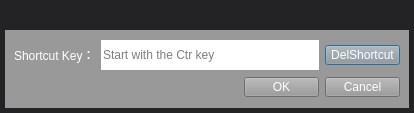
<?xml version="1.0" encoding="UTF-8"?>
<ui version="4.0">
 <class>SetShortcutKeyUI</class>
 <widget class="QDialog" name="SetShortcutKeyUI">
  <property name="geometry">
   <rect>
    <x>0</x>
    <y>0</y>
    <width>414</width>
    <height>113</height>
   </rect>
  </property>
  <property name="windowTitle">
   <string>ButelLive</string>
  </property>
  <property name="styleSheet">
   <string notr="true">background-color: rgb(35, 35, 37);</string>
  </property>
  <layout class="QGridLayout" name="gridLayout_2">
   <property name="leftMargin">
    <number>5</number>
   </property>
   <property name="topMargin">
    <number>0</number>
   </property>
   <property name="rightMargin">
    <number>5</number>
   </property>
   <property name="bottomMargin">
    <number>5</number>
   </property>
   <property name="verticalSpacing">
    <number>0</number>
   </property>
   <item row="0" column="0">
    <widget class="TitleBar" name="m_pTitleLbl" native="true">
     <property name="sizePolicy">
      <sizepolicy hsizetype="Preferred" vsizetype="Maximum">
       <horstretch>0</horstretch>
       <verstretch>0</verstretch>
      </sizepolicy>
     </property>
     <property name="minimumSize">
      <size>
       <width>0</width>
       <height>30</height>
      </size>
     </property>
     <property name="maximumSize">
      <size>
       <width>16777215</width>
       <height>30</height>
      </size>
     </property>
    </widget>
   </item>
   <item row="1" column="0">
    <widget class="QWidget" name="widget" native="true">
     <property name="styleSheet">
      <string notr="true">background-color: rgb(153, 153, 153);</string>
     </property>
     <layout class="QGridLayout" name="gridLayout">
      <item row="0" column="0">
       <layout class="QHBoxLayout" name="horizontalLayout_2">
        <item>
         <widget class="QLabel" name="label">
          <property name="styleSheet">
           <string notr="true">color: rgb(255, 255, 255);</string>
          </property>
          <property name="text">
           <string>Shortcut Key：</string>
          </property>
         </widget>
        </item>
        <item>
         <widget class="QLineEdit" name="m_pLineEditInputName">
          <property name="sizePolicy">
           <sizepolicy hsizetype="Expanding" vsizetype="Maximum">
            <horstretch>0</horstretch>
            <verstretch>0</verstretch>
           </sizepolicy>
          </property>
          <property name="minimumSize">
           <size>
            <width>0</width>
            <height>30</height>
           </size>
          </property>
          <property name="maximumSize">
           <size>
            <width>16777215</width>
            <height>30</height>
           </size>
          </property>
          <property name="styleSheet">
           <string notr="true">background-color: rgb(255, 255, 255);
color: rgb(0, 0, 0);
font: 75 11pt &quot;微软雅黑&quot;;
border:1px;</string>
          </property>
          <property name="text">
           <string/>
          </property>
          <property name="readOnly">
           <bool>false</bool>
          </property>
          <property name="placeholderText">
           <string>Start with the Ctr key</string>
          </property>
         </widget>
        </item>
        <item>
         <widget class="QPushButton" name="pushButton">
          <property name="minimumSize">
           <size>
            <width>75</width>
            <height>20</height>
           </size>
          </property>
          <property name="maximumSize">
           <size>
            <width>75</width>
            <height>20</height>
           </size>
          </property>
          <property name="styleSheet">
           <string notr="true">color: rgb(255, 255, 255);
border-image: url(:/images/btn_back.png);</string>
          </property>
          <property name="text">
           <string>DelShortcut</string>
          </property>
         </widget>
        </item>
       </layout>
      </item>
      <item row="1" column="0">
       <layout class="QHBoxLayout" name="horizontalLayout">
        <item>
         <spacer name="horizontalSpacer">
          <property name="orientation">
           <enum>Qt::Horizontal</enum>
          </property>
          <property name="sizeHint" stdset="0">
           <size>
            <width>40</width>
            <height>20</height>
           </size>
          </property>
         </spacer>
        </item>
        <item>
         <widget class="QPushButton" name="m_pBtnOk">
          <property name="minimumSize">
           <size>
            <width>75</width>
            <height>20</height>
           </size>
          </property>
          <property name="maximumSize">
           <size>
            <width>75</width>
            <height>20</height>
           </size>
          </property>
          <property name="styleSheet">
           <string notr="true">color: rgb(255, 255, 255);
border-image: url(:/images/btn_back.png);</string>
          </property>
          <property name="text">
           <string>OK</string>
          </property>
         </widget>
        </item>
        <item>
         <widget class="QPushButton" name="m_pBtnCancel">
          <property name="minimumSize">
           <size>
            <width>75</width>
            <height>20</height>
           </size>
          </property>
          <property name="maximumSize">
           <size>
            <width>75</width>
            <height>20</height>
           </size>
          </property>
          <property name="styleSheet">
           <string notr="true">color: rgb(255, 255, 255);
border-image: url(:/images/btn_back.png);</string>
          </property>
          <property name="text">
           <string>Cancel</string>
          </property>
         </widget>
        </item>
       </layout>
      </item>
     </layout>
    </widget>
   </item>
  </layout>
 </widget>
 <customwidgets>
  <customwidget>
   <class>TitleBar</class>
   <extends>QWidget</extends>
   <header location="global">titlebar.h</header>
   <container>1</container>
  </customwidget>
 </customwidgets>
 <resources/>
 <connections/>
</ui>
